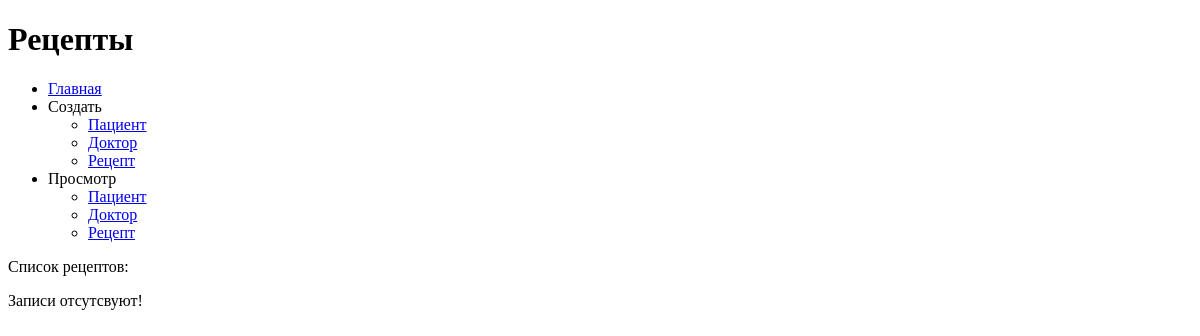
The app's page /prescriptions/show/prescriptions, older data.
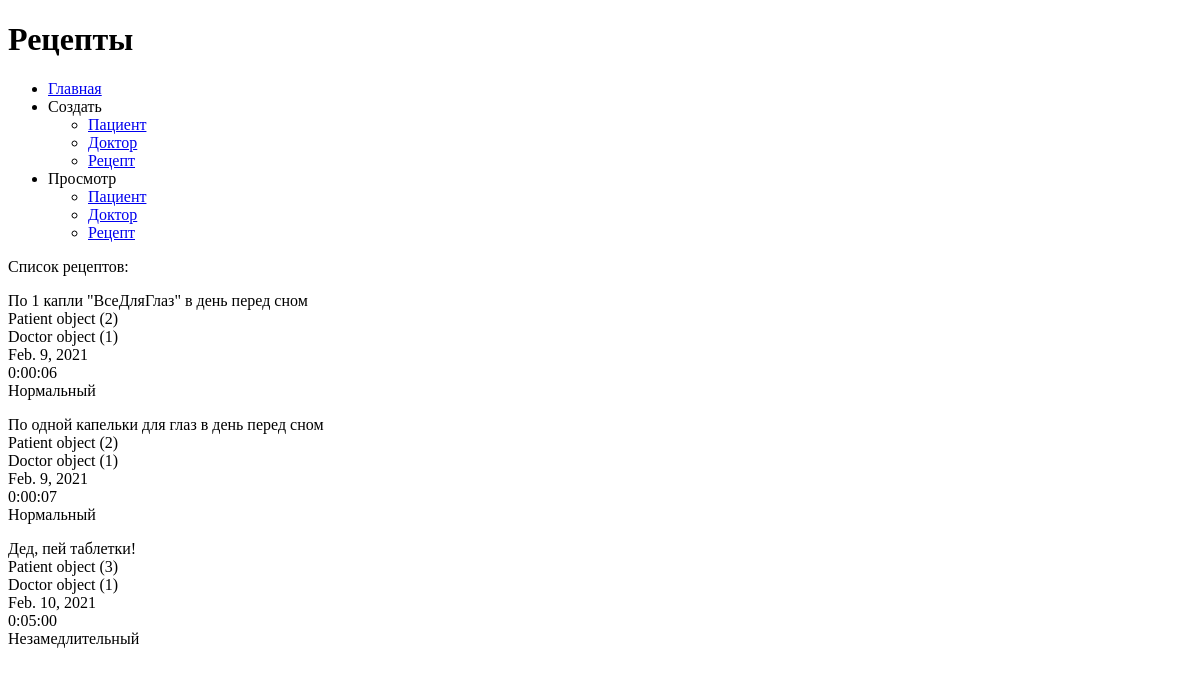
The same page, newer data.
### prescriptions/models.py (models this page shows)
class Prescription(models.Model):
    PRIORITY_TYPES = (('Нормальный', 'Нормальный'),
                      ('Срочный', 'Срочный'),
                      ('Незамедлительный', 'Незамедлительный'))
    description = models.TextField()
    patient = models.ForeignKey('Patient', null=True, on_delete=models.PROTECT, verbose_name='Пациент')
    doctor = models.ForeignKey('Doctor', null=True, on_delete=models.PROTECT, verbose_name='Доктор')
    create_date = models.DateField(auto_now_add=True, verbose_name='Создан')
    validity = models.DurationField(verbose_name='Срок действия')
    priority = models.CharField(max_length=20, verbose_name='Приоритет', choices=PRIORITY_TYPES)
    class Meta:
        verbose_name = 'Рецепт'
        verbose_name_plural = 'Рецепты'
        ordering = ['create_date']

class Patient(models.Model):
    first_name = models.CharField(max_length=50, verbose_name='Имя')
    last_name = models.CharField(max_length=50, verbose_name='Фамилия')
    father_name = models.CharField(max_length=50, verbose_name='Отчество')
    phone_number = models.CharField(max_length=50, verbose_name='Телефон')
    class Meta:
        verbose_name = 'Пациент'
        verbose_name_plural = 'Пациенты'
        ordering = ['first_name']

class Doctor(models.Model):
    first_name = models.CharField(max_length=50, verbose_name='Имя')
    last_name = models.CharField(max_length=50, verbose_name='Фамилия')
    father_name = models.CharField(max_length=50, verbose_name='Отчество')
    specialization = models.CharField(max_length=75, verbose_name='Специализация')
    class Meta:
        verbose_name = 'Доктор'
        verbose_name_plural = 'Доктора'
        ordering = ['specialization', 'first_name']

### prescriptions/views.py (the view)
# urls.py: path('show/prescriptions', Prescriptions.as_view(), name='show_prescriptions'),
class Prescriptions(ListView):
    model = Prescription

### prescriptions/templates/prescriptions/prescription_list.html (shortened to what this page needs)
{% extends "base/base_template.html" %}
{% block h1 %}Рецепты{% endblock %}
{% block main_section %}
<div>
    <p>Список рецептов:</p>
    {% for prescription in prescription_list %}
    <p>
        {{ prescription.description }}<br>
        {{ prescription.patient }}<br>
        {{ prescription.doctor }}<br>
        {{ prescription.create_date }}<br>
        {{ prescription.validity }}<br>
        {{ prescription.priority }}
    </p>
    {% empty %}
    <p>
        Записи отсутсвуют!
    </p>
    {% endfor %}
</div>
{% endblock %}

### prescriptions/templates/base/base_template.html (shortened to what this page needs)
<!DOCTYPE html>
<html lang="en">
<head>
</head>
<body>
    <header>
        <h1>{% block h1 %}{% endblock %}</h1>
        <nav>
            <ul>
                <li><a href="{% url 'index' %}">Главная</a></li>
                <li>Создать
                    <ul>
                        <li><a href="{% url 'create_patient' %}">Пациент</a></li>
                        <li><a href="{% url 'create_doctor' %}">Доктор</a></li>
                        <li><a href="{% url 'create_prescription' %}">Рецепт</a></li>
                    </ul>
                </li>
                <li>Просмотр
                    <ul>
                        <li><a href="{% url 'show_patients' %}">Пациент</a></li>
                        <li><a href="{% url 'show_doctors' %}">Доктор</a></li>
                        <li><a href="{% url 'show_prescriptions' %}">Рецепт</a></li>
                    </ul>
                </li>
            </ul>
        </nav>
    </header>
    <section>
        {% block main_section %}{% endblock %}
    </section>
</body>
</html>

Row changes from the older to the newer data that the page shows:
added Prescription: description "По 1 капли \"ВсеДляГлаз\" в день перед сном", patient "Patient object (2)", doctor "Doctor object (1)", create_date "Feb. 9, 2021", validity "0:00:06", priority "Нормальный"
added Prescription: description "По одной капельки для глаз в день перед сном", patient "Patient object (2)", doctor "Doctor object (1)", create_date "Feb. 9, 2021", validity "0:00:07", priority "Нормальный"
added Prescription: description "Дед, пей таблетки!", patient "Patient object (3)", doctor "Doctor object (1)", create_date "Feb. 10, 2021", validity "0:05:00", priority "Незамедлительный"
Text that changed along with them:
text no longer shown: "Записи отсутсвуют!"
